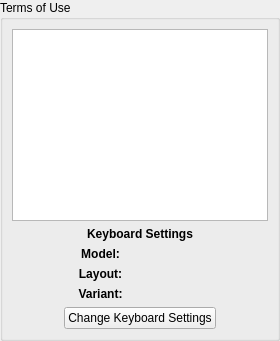
         <widget class="QWidget" name="pageTerms">
          <layout class="QGridLayout">
           <property name="leftMargin">
            <number>0</number>
           </property>
           <property name="topMargin">
            <number>0</number>
           </property>
           <property name="rightMargin">
            <number>0</number>
           </property>
           <property name="bottomMargin">
            <number>0</number>
           </property>
           <item row="0" column="0">
            <widget class="QGroupBox" name="boxCopyright">
             <property name="sizePolicy">
              <sizepolicy hsizetype="MinimumExpanding" vsizetype="MinimumExpanding">
               <horstretch>0</horstretch>
               <verstretch>0</verstretch>
              </sizepolicy>
             </property>
             <property name="title">
              <string>Terms of Use</string>
             </property>
             <layout class="QGridLayout">
              <item row="0" column="0">
               <widget class="QPlainTextEdit" name="textCopyright">
                <property name="sizePolicy">
                 <sizepolicy hsizetype="MinimumExpanding" vsizetype="MinimumExpanding">
                  <horstretch>0</horstretch>
                  <verstretch>0</verstretch>
                 </sizepolicy>
                </property>
                <property name="acceptDrops">
                 <bool>false</bool>
                </property>
                <property name="textInteractionFlags">
                 <set>Qt::TextSelectableByKeyboard|Qt::TextSelectableByMouse</set>
                </property>
               </widget>
              </item>
              <item row="1" column="0">
               <layout class="QGridLayout" rowstretch="0,0,0,0,0,0">
                <property name="sizeConstraint">
                 <enum>QLayout::SetDefaultConstraint</enum>
                </property>
                <property name="spacing">
                 <number>6</number>
                </property>
                <item row="0" column="0" rowspan="2">
                 <spacer>
                  <property name="orientation">
                   <enum>Qt::Horizontal</enum>
                  </property>
                  <property name="sizeHint" stdset="0">
                   <size>
                    <width>0</width>
                    <height>0</height>
                   </size>
                  </property>
                 </spacer>
                </item>
                <item row="0" column="3" rowspan="2">
                 <spacer>
                  <property name="orientation">
                   <enum>Qt::Horizontal</enum>
                  </property>
                  <property name="sizeHint" stdset="0">
                   <size>
                    <width>0</width>
                    <height>0</height>
                   </size>
                  </property>
                 </spacer>
                </item>
                <item row="2" column="1">
                 <widget class="QLabel" name="labelKeyboard1">
                  <property name="font">
                   <font>
                    <weight>75</weight>
                    <bold>true</bold>
                   </font>
                  </property>
                  <property name="frameShape">
                   <enum>QFrame::NoFrame</enum>
                  </property>
                  <property name="frameShadow">
                   <enum>QFrame::Plain</enum>
                  </property>
                  <property name="lineWidth">
                   <number>1</number>
                  </property>
                  <property name="text">
                   <string>Model:</string>
                  </property>
                  <property name="textFormat">
                   <enum>Qt::AutoText</enum>
                  </property>
                  <property name="scaledContents">
                   <bool>false</bool>
                  </property>
                  <property name="alignment">
                   <set>Qt::AlignCenter</set>
                  </property>
                 </widget>
                </item>
                <item row="3" column="1">
                 <widget class="QLabel" name="labelKeyboard2">
                  <property name="font">
                   <font>
                    <weight>75</weight>
                    <bold>true</bold>
                   </font>
                  </property>
                  <property name="text">
                   <string>Layout:</string>
                  </property>
                  <property name="alignment">
                   <set>Qt::AlignCenter</set>
                  </property>
                 </widget>
                </item>
                <item row="4" column="1">
                 <widget class="QLabel" name="labelKeyboard3">
                  <property name="font">
                   <font>
                    <weight>75</weight>
                    <bold>true</bold>
                   </font>
                  </property>
                  <property name="text">
                   <string>Variant:</string>
                  </property>
                  <property name="alignment">
                   <set>Qt::AlignCenter</set>
                  </property>
                 </widget>
                </item>
                <item row="4" column="2">
                 <widget class="QLabel" name="labelKeyboardVariant">
                  <property name="alignment">
                   <set>Qt::AlignCenter</set>
                  </property>
                 </widget>
                </item>
                <item row="5" column="1" colspan="2" alignment="Qt::AlignHCenter|Qt::AlignVCenter">
                 <widget class="QPushButton" name="pushSetKeyboard">
                  <property name="cursor">
                   <cursorShape>PointingHandCursor</cursorShape>
                  </property>
                  <property name="text">
                   <string>Change Keyboard Settings</string>
                  </property>
                 </widget>
                </item>
                <item row="3" column="2">
                 <widget class="QLabel" name="labelKeyboardLayout">
                  <property name="alignment">
                   <set>Qt::AlignCenter</set>
                  </property>
                 </widget>
                </item>
                <item row="0" column="1" rowspan="2" colspan="2">
                 <widget class="QLabel" name="labelKeyboardSettings">
                  <property name="font">
                   <font>
                    <weight>75</weight>
                    <bold>true</bold>
                   </font>
                  </property>
                  <property name="text">
                   <string>Keyboard Settings</string>
                  </property>
                  <property name="alignment">
                   <set>Qt::AlignCenter</set>
                  </property>
                 </widget>
                </item>
                <item row="2" column="2">
                 <widget class="QLabel" name="labelKeyboardModel">
                  <property name="frameShape">
                   <enum>QFrame::NoFrame</enum>
                  </property>
                  <property name="alignment">
                   <set>Qt::AlignCenter</set>
                  </property>
                 </widget>
                </item>
               </layout>
              </item>
             </layout>
            </widget>
           </item>
          </layout>
         </widget>
